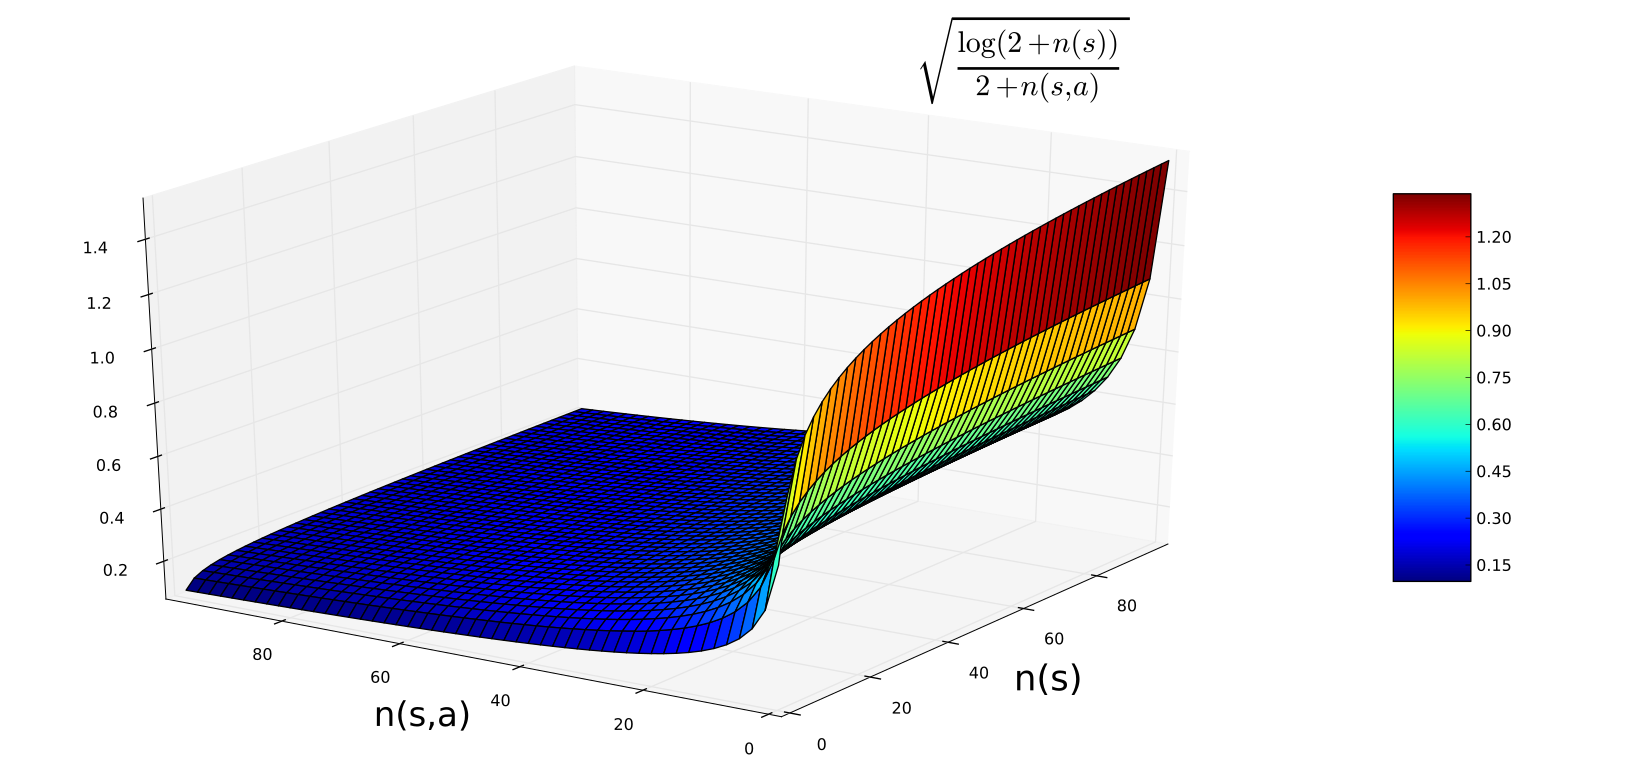

The Python source for this figure:
#!/usr/bin/env python
# -*- coding: utf-8 -*-

# Copyright (c) 2012 Jérémie DECOCK (http://www.jdhp.org)

import math
import numpy as np
import matplotlib.pyplot as plt

from mpl_toolkits.mplot3d import axes3d
from matplotlib import cm

def main():
    """The main function."""

    # Build data ################

    x = np.arange(0, 100, 10)
    y = np.arange(0, 100, 2)

    xx, yy = np.meshgrid(x, y)
    z = np.sqrt( (np.log(2 + xx)) / (2 + yy) )

    print "xx ="
    print xx
    print "yy ="
    print yy
    print "z ="
    print z

    # Plot data #################

    fig = plt.figure()
    ax = axes3d.Axes3D(fig)

    surf = ax.plot_surface(xx, yy, z, cmap=cm.jet, rstride=1, cstride=1, color='b', shade=True)

    ax.set_xlabel("n(s)")
    ax.set_ylabel("n(s,a)")
    ax.set_title(r"$\sqrt{ \frac{\log(2 + n(s))}{2 + n(s,a)} }$")

    fig.colorbar(surf, shrink=0.5, aspect=5)

    plt.show()


if __name__ == '__main__':
    main()
